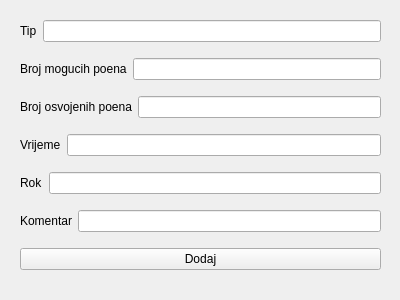
<?xml version="1.0" encoding="UTF-8"?>
<ui version="4.0">
 <class>ObavezaQt</class>
 <widget class="QWidget" name="ObavezaQt">
  <property name="geometry">
   <rect>
    <x>0</x>
    <y>0</y>
    <width>400</width>
    <height>300</height>
   </rect>
  </property>
  <property name="windowTitle">
   <string>Form</string>
  </property>
  <widget class="QWidget" name="layoutWidget">
   <property name="geometry">
    <rect>
     <x>20</x>
     <y>10</y>
     <width>361</width>
     <height>276</height>
    </rect>
   </property>
   <layout class="QVBoxLayout" name="verticalLayout">
    <item>
     <layout class="QHBoxLayout" name="horizontalLayout">
      <item>
       <widget class="QLabel" name="label">
        <property name="text">
         <string>Tip</string>
        </property>
       </widget>
      </item>
      <item>
       <widget class="QLineEdit" name="TipEdit"/>
      </item>
     </layout>
    </item>
    <item>
     <layout class="QHBoxLayout" name="horizontalLayout_2">
      <item>
       <widget class="QLabel" name="label_2">
        <property name="text">
         <string>Broj mogucih poena</string>
        </property>
       </widget>
      </item>
      <item>
       <widget class="QLineEdit" name="MoguciEdit"/>
      </item>
     </layout>
    </item>
    <item>
     <layout class="QHBoxLayout" name="horizontalLayout_3">
      <item>
       <widget class="QLabel" name="label_3">
        <property name="text">
         <string>Broj osvojenih poena</string>
        </property>
       </widget>
      </item>
      <item>
       <widget class="QLineEdit" name="OsvojeniEdit"/>
      </item>
     </layout>
    </item>
    <item>
     <layout class="QHBoxLayout" name="horizontalLayout_4">
      <item>
       <widget class="QLabel" name="label_4">
        <property name="text">
         <string>Vrijeme</string>
        </property>
       </widget>
      </item>
      <item>
       <widget class="QLineEdit" name="VrijemeEdit"/>
      </item>
     </layout>
    </item>
    <item>
     <layout class="QHBoxLayout" name="horizontalLayout_5">
      <item>
       <widget class="QLabel" name="label_5">
        <property name="text">
         <string>Rok</string>
        </property>
       </widget>
      </item>
      <item>
       <widget class="QLineEdit" name="RokEdit"/>
      </item>
     </layout>
    </item>
    <item>
     <layout class="QHBoxLayout" name="horizontalLayout_6">
      <item>
       <widget class="QLabel" name="label_6">
        <property name="text">
         <string>Komentar</string>
        </property>
       </widget>
      </item>
      <item>
       <widget class="QLineEdit" name="KomentarEdit"/>
      </item>
     </layout>
    </item>
    <item>
     <widget class="QPushButton" name="Dodaj">
      <property name="text">
       <string>Dodaj</string>
      </property>
     </widget>
    </item>
   </layout>
  </widget>
 </widget>
 <resources/>
 <connections>
  <connection>
   <sender>Dodaj</sender>
   <signal>clicked()</signal>
   <receiver>ObavezaQt</receiver>
   <slot>dodaj()</slot>
   <hints>
    <hint type="sourcelabel">
     <x>226</x>
     <y>266</y>
    </hint>
    <hint type="destinationlabel">
     <x>391</x>
     <y>246</y>
    </hint>
   </hints>
  </connection>
 </connections>
 <slots>
  <slot>dodaj()</slot>
 </slots>
</ui>
